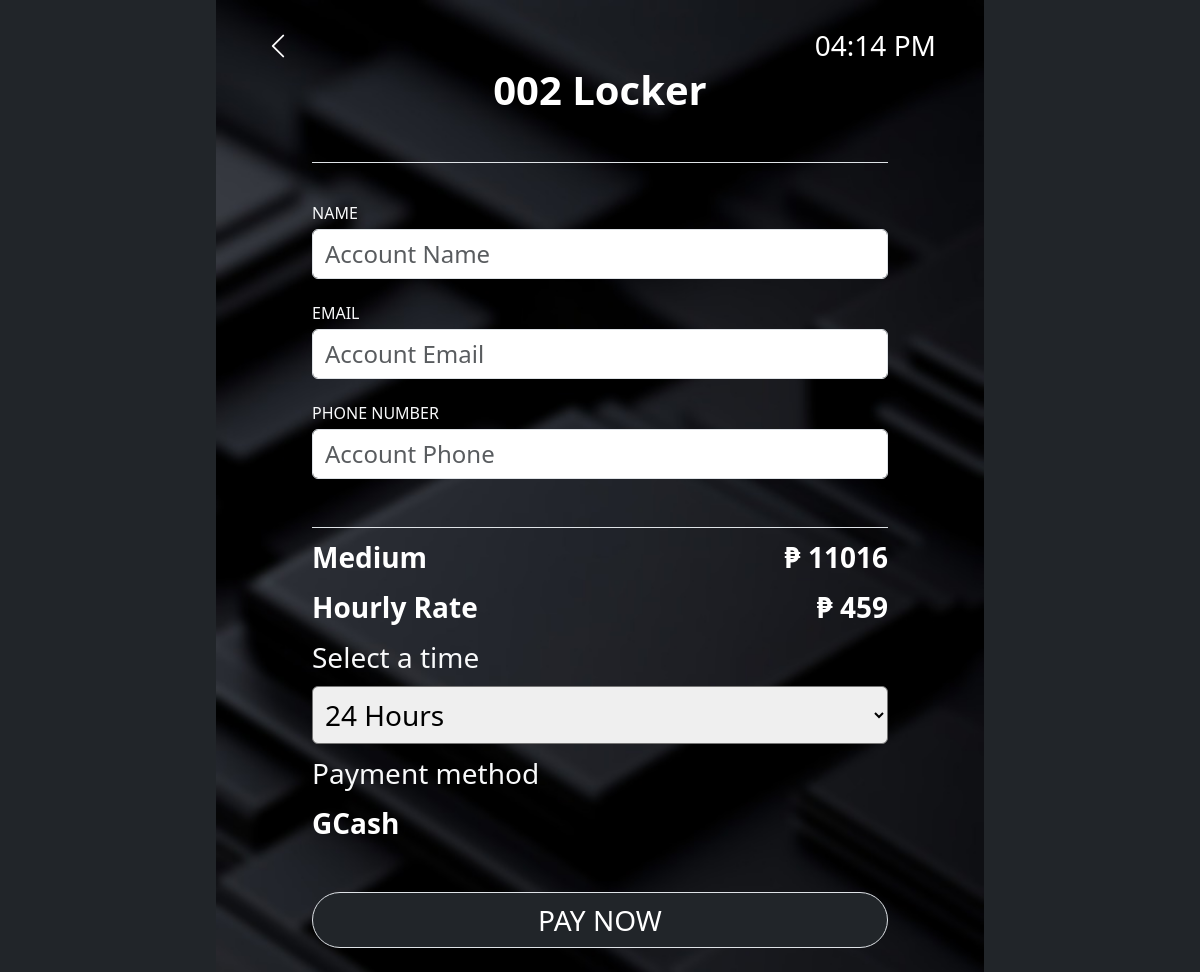
Page /views/kiosk/index.php?view=RENT&locker=2&price=459 on the committed database.
### tables this page shows
CREATE TABLE `smart_locker` (
  `id` int(11) NOT NULL,
  `locker` varchar(50) NOT NULL,
  `size` varchar(50) NOT NULL,
  `dimension` varchar(50) NOT NULL,
  `price` double(5,2) NOT NULL,
  `status` varchar(50) DEFAULT 'Available',
  `access` varchar(50) DEFAULT NULL,
  `date_created` date DEFAULT curdate()
);

### controller/DbController.php (called while the page is built, shortened)
<?php
include('../../connection/connection.php');
class smartBox extends DBController
{
    function specificLockerView($id)
    {
        $query = "CALL smart_lockerSpecificView(?)";
        $params = array(
            array(
                "param_type" => "i",
                "param_value" => $id
            )
        );
        $LockerResult = $this->getDBResult($query, $params);
        return $LockerResult;
    }
}
$portCont = new smartBox();
?>

### connection/connection.php (called while the page is built, shortened)
<?php
class DBController
{
    private $host = "localhost";
    private $user = "root";
    private $password = "";
    private $database = "smartbox_db";
    private $conn;
    function __construct()
    {
        $this->conn = mysqli_connect($this->host, $this->user, $this->password, $this->database);
    }
    function getDBResult($query, $params = array())
    {
        $sql_statement = $this->conn->prepare($query);
        if (! empty($params)) {
            $this->bindParams($sql_statement, $params);
        }
        $sql_statement->execute();
        $result = $sql_statement->get_result();
        if ($result->num_rows > 0) {
            while ($row = $result->fetch_assoc()) {
                $resultset[] = $row;
            }
        }
        if (! empty($resultset)) {
            return $resultset;
        }
    }
    function bindParams($sql_statement, $params)
    {
        $param_type = "";
        foreach ($params as $query_param) {
            $param_type .= $query_param["param_type"];
        }
        $bind_params[] = & $param_type;
        foreach ($params as $k => $query_param) {
            $bind_params[] = & $params[$k]["param_value"];
        }
        call_user_func_array(array(
            $sql_statement,
            'bind_param'
        ), $bind_params);
    }
}

### views/kiosk/routes/rent.php (the view, shortened to what this page needs)
<?php
$total =  $lockerResult[0]['price'] * 24;
?>
<div class="container d-flex flex-column flex-fill text-white fs-3 px-5 py-4" style="max-width: 768px; background-image: url('../../public/assets/images/bg.jpg'); background-size: cover;">
        <div class="d-flex justify-content-between">
            <a href="?view=HOME" class="text-white"><i class="bi bi-chevron-left"></i></a>
            <div id="currentTime"></div>
        </div>
        <div class="d-flex flex-fill align-items-center justify-content-center px-5">
            <form method="POST" action="?action=RENT" class="w-100">
                <div class="text-center mb-4">
                    <h1 class="fw-bold border-bottom pb-5">
                        <?php echo $lockerResult[0]['locker'].' Locker';  ?>
                    </h1>
                </div>
                <div class="mb-2">
                    <label class="text-light fs-6">NAME</label>
                    <input type="text" name="name" class="form-control fs-4" id="name" placeholder="Account Name" required>
                </div>
                <div class="mb-2">
                    <label class="text-light fs-6">EMAIL</label>
                    <input type="email" name="email" class="form-control fs-4" id="email" placeholder="Account Email" required>
                </div>
                <div class="mb-2 border-bottom pb-5">
                    <label class="text-light fs-6">PHONE NUMBER</label>
                    <input type="tel" name="phone" class="form-control fs-4" id="phone" placeholder="Account Phone" required inputmode="numeric" pattern="[0-9]*" oninput="this.value = this.value.replace(/[^0-9]/g, '');">
                </div>
                <div class="d-flex justify-content-between mb-2 w-100">
                    <div class="fw-bold" id="sizeDisplay"><?php echo $lockerResult[0]['size']; ?></div>
                    <div class="fw-bold">₱ <?php echo $total; ?></div>
                </div>
                <div class="d-flex justify-content-between mb-2 w-100">
                    <div class="fw-bold" id="sizeDisplay">Hourly Rate</div>
                    <div class="fw-bold">₱ <?php echo $lockerResult[0]['price'];  ?></div>
                </div>
                <div class="mb-2">
                    <label for="timeSelect" class="text-start text-light mb-2">Select a time</label>
                    <select name="hours" class="rounded p-2 w-100" id="timeSelect">
                        <?php for ($i = 24; $i <= 24; $i++): ?>
                            <option value="<?= $i ?>"><?= $i ?> Hour<?= $i > 1 ? 's' : '' ?></option>
                        <?php endfor; ?>
                    </select>
                </div>
                <div class="mb-5">
                    <label class="text-start text-light mb-2">Payment method</label>
                    <div class="fw-bold">GCash</div>
                </div>
                <button type="submit" class="btn btn-dark border rounded-pill fs-3 w-100" name="submit">PAY NOW</button>
            </form>
        </div>
    </div>

### rows in the picture
smart_locker: locker "002", size "Medium", price "11016", price "459"

### other values in the picture
form field hours "24 Hours"
